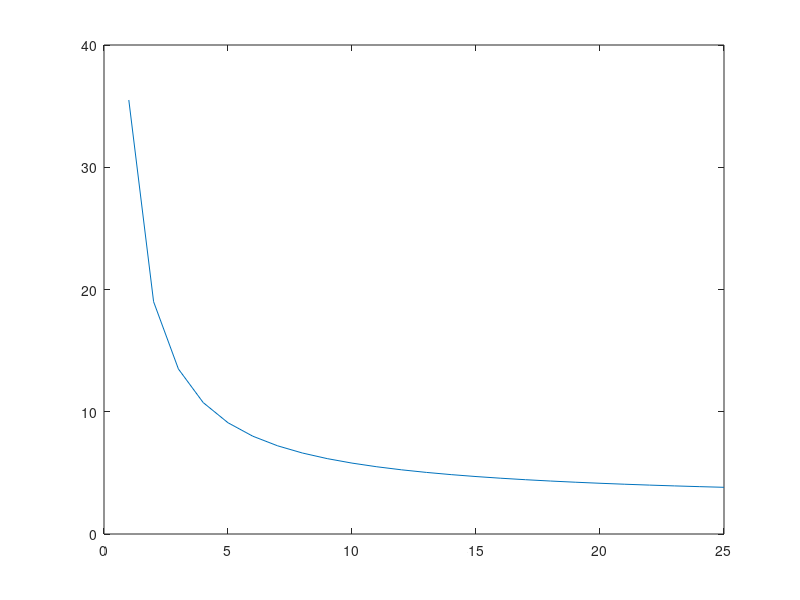

Write the MATLAB code that produced this figure.
%%AK Script to estimate number of results based on simulation time
%%collected by Pedro using our fastest computer.

rtDegreeRes=[1 0.25]; %InSite ray tracing (rt) resolution in degrees
diffusionScattering=0; %enabled or not
if diffusionScattering==1
    TstartSim=[66 198]; %time estimated by Pedro for 1 Rx (seconds)
    TperRxSim=[5 10]; %time estimated by Pedro for adding an extra Rx (seconds)
else %Pedro, should I divide by 2?????
    TstartSim=[66 198]/2; %time estimated by Pedro for 1 Rx (seconds)
    TperRxSim=[5 10]/2; %time estimated by Pedro for adding an extra Rx (seconds)
end
chosenDegreeRes=1; %choose a resolution

%% Define Ts and Te
vel=15 %m/s
streetWidth=20 %meters
d=tan(rtDegreeRes(chosenDegreeRes)*pi/180)*streetWidth; %distance, ortogonal to DSU
Ts=d/vel %to given an idea
Ts=40e-3; %assumed Ts
Te=2;
numScenesPerEpisode=floor(Te/Ts) %num of scene per episode

%% Evaluate processing time
Nrx=1:25; %num of Rxs
%time for a snapshot, one InSite simulation
TinsiteSim=TstartSim(chosenDegreeRes)+Nrx*TperRxSim(chosenDegreeRes)   % seconds
TrxResult=TinsiteSim./Nrx; %time for obtaining one Rx result
plot(Nrx,TrxResult)

Nrx=10; %good tradeoff between less time and diversity (see curves)
%reset values for final choice
TinsiteSim=TstartSim(chosenDegreeRes)+Nrx*TperRxSim(chosenDegreeRes)   % seconds
TrxResult=TinsiteSim./Nrx; %time for obtaining one Rx result
TepisodeResult=TrxResult*numScenesPerEpisode;

Ttotal=48*60*60; % available time for simulation: 2 days

numEpi=floor(Ttotal/TepisodeResult) %final number of episodes
numScenes=numEpi*numScenesPerEpisode %final number of classification problems (scenes)